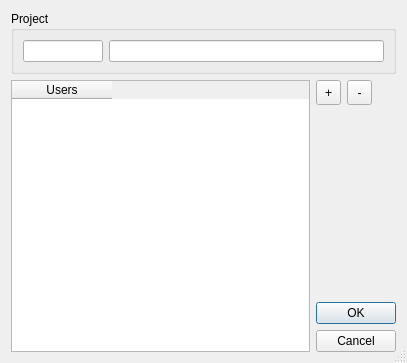
<?xml version="1.0" encoding="UTF-8"?>
<ui version="4.0">
 <class>ProjectRightsDlg</class>
 <widget class="QDialog" name="ProjectRightsDlg">
  <property name="geometry">
   <rect>
    <x>0</x>
    <y>0</y>
    <width>407</width>
    <height>363</height>
   </rect>
  </property>
  <property name="windowTitle">
   <string>Project rights</string>
  </property>
  <property name="locale">
   <locale language="English" country="UnitedStates"/>
  </property>
  <property name="sizeGripEnabled">
   <bool>true</bool>
  </property>
  <layout class="QVBoxLayout" name="verticalLayout">
   <item>
    <widget class="QGroupBox" name="groupBox">
     <property name="title">
      <string>Project</string>
     </property>
     <layout class="QHBoxLayout" name="horizontalLayout_3">
      <item>
       <widget class="QLineEdit" name="lineEdit_1">
        <property name="enabled">
         <bool>true</bool>
        </property>
        <property name="minimumSize">
         <size>
          <width>50</width>
          <height>0</height>
         </size>
        </property>
        <property name="maximumSize">
         <size>
          <width>80</width>
          <height>16777215</height>
         </size>
        </property>
        <property name="alignment">
         <set>Qt::AlignCenter</set>
        </property>
        <property name="readOnly">
         <bool>true</bool>
        </property>
       </widget>
      </item>
      <item>
       <widget class="QLineEdit" name="lineEdit_2">
        <property name="enabled">
         <bool>true</bool>
        </property>
        <property name="maximumSize">
         <size>
          <width>16777215</width>
          <height>16777215</height>
         </size>
        </property>
        <property name="readOnly">
         <bool>true</bool>
        </property>
       </widget>
      </item>
     </layout>
    </widget>
   </item>
   <item>
    <layout class="QHBoxLayout" name="horizontalLayout" stretch="1,0">
     <item>
      <widget class="QTableWidget" name="tableWidget">
       <property name="minimumSize">
        <size>
         <width>256</width>
         <height>250</height>
        </size>
       </property>
       <property name="contextMenuPolicy">
        <enum>Qt::CustomContextMenu</enum>
       </property>
       <property name="editTriggers">
        <set>QAbstractItemView::NoEditTriggers</set>
       </property>
       <property name="selectionBehavior">
        <enum>QAbstractItemView::SelectRows</enum>
       </property>
       <property name="sortingEnabled">
        <bool>true</bool>
       </property>
       <attribute name="horizontalHeaderHighlightSections">
        <bool>false</bool>
       </attribute>
       <attribute name="horizontalHeaderShowSortIndicator" stdset="0">
        <bool>false</bool>
       </attribute>
       <attribute name="verticalHeaderVisible">
        <bool>false</bool>
       </attribute>
       <column>
        <property name="text">
         <string>Users</string>
        </property>
       </column>
      </widget>
     </item>
     <item>
      <layout class="QVBoxLayout" name="verticalLayout_3" stretch="0,1,0">
       <item>
        <layout class="QHBoxLayout" name="horizontalLayout_2">
         <item>
          <widget class="QToolButton" name="tbPlus">
           <property name="sizePolicy">
            <sizepolicy hsizetype="Fixed" vsizetype="Fixed">
             <horstretch>0</horstretch>
             <verstretch>0</verstretch>
            </sizepolicy>
           </property>
           <property name="minimumSize">
            <size>
             <width>25</width>
             <height>25</height>
            </size>
           </property>
           <property name="toolTip">
            <string>Add users...</string>
           </property>
           <property name="text">
            <string>+</string>
           </property>
           <property name="icon">
            <iconset>
             <normaloff>:/some/ico/ico/plus.png</normaloff>:/some/ico/ico/plus.png</iconset>
           </property>
          </widget>
         </item>
         <item>
          <widget class="QToolButton" name="tbMinus">
           <property name="sizePolicy">
            <sizepolicy hsizetype="Fixed" vsizetype="Fixed">
             <horstretch>0</horstretch>
             <verstretch>0</verstretch>
            </sizepolicy>
           </property>
           <property name="minimumSize">
            <size>
             <width>25</width>
             <height>25</height>
            </size>
           </property>
           <property name="toolTip">
            <string>Delete users</string>
           </property>
           <property name="text">
            <string>-</string>
           </property>
           <property name="icon">
            <iconset>
             <normaloff>:/some/ico/ico/minus.png</normaloff>:/some/ico/ico/minus.png</iconset>
           </property>
          </widget>
         </item>
         <item>
          <spacer name="horizontalSpacer">
           <property name="orientation">
            <enum>Qt::Horizontal</enum>
           </property>
           <property name="sizeHint" stdset="0">
            <size>
             <width>0</width>
             <height>20</height>
            </size>
           </property>
          </spacer>
         </item>
        </layout>
       </item>
       <item>
        <spacer name="verticalSpacer">
         <property name="orientation">
          <enum>Qt::Vertical</enum>
         </property>
         <property name="sizeHint" stdset="0">
          <size>
           <width>20</width>
           <height>40</height>
          </size>
         </property>
        </spacer>
       </item>
       <item>
        <widget class="QDialogButtonBox" name="buttonBox">
         <property name="orientation">
          <enum>Qt::Vertical</enum>
         </property>
         <property name="standardButtons">
          <set>QDialogButtonBox::Cancel|QDialogButtonBox::Ok</set>
         </property>
         <property name="centerButtons">
          <bool>false</bool>
         </property>
        </widget>
       </item>
      </layout>
     </item>
    </layout>
   </item>
  </layout>
  <action name="actionDelete">
   <property name="text">
    <string>Delete</string>
   </property>
  </action>
  <action name="actionProperties">
   <property name="text">
    <string>User properties...</string>
   </property>
  </action>
 </widget>
 <resources/>
 <connections>
  <connection>
   <sender>buttonBox</sender>
   <signal>rejected()</signal>
   <receiver>ProjectRightsDlg</receiver>
   <slot>reject()</slot>
   <hints>
    <hint type="sourcelabel">
     <x>395</x>
     <y>151</y>
    </hint>
    <hint type="destinationlabel">
     <x>221</x>
     <y>151</y>
    </hint>
   </hints>
  </connection>
 </connections>
</ui>
